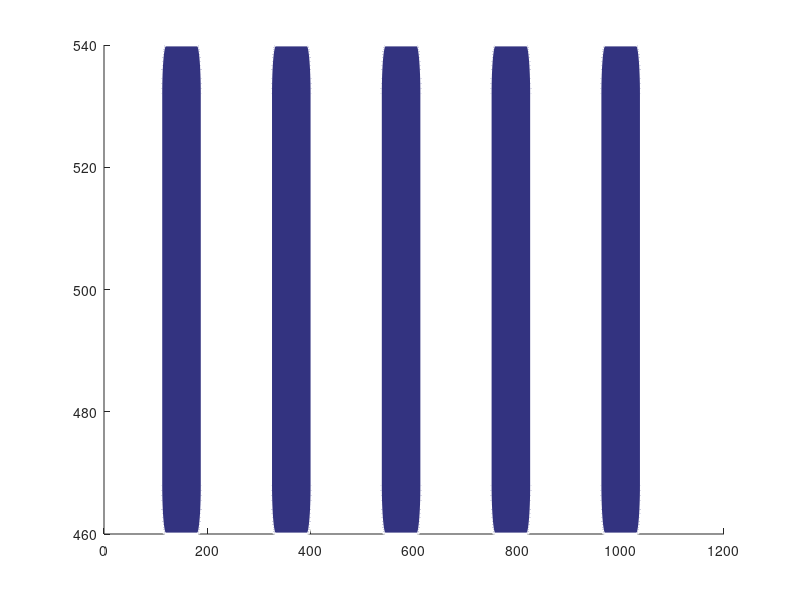

The MATLAB script that drew this image: (Note: this script raises an error after producing the figure.)
function cpu_pipeline_gui()
    % Initialize figure
    f = figure('Name','CPU Pipeline Simulator','Position',[100 100 1200 700], ...
               'Color',[0.1 0.1 0.1]);

    % Pipeline stage positions
    stageNames = {'IF','ID','EX','MEM','WB'};
    stageX = linspace(150,1000,5);
    stageY = 500;
    
    % Draw pipeline stages
    for i = 1:5
        rectangle('Position',[stageX(i)-40 stageY-40 80 80],'Curvature',0.2, ...
                  'FaceColor',[0.2 0.2 0.5],'EdgeColor','w','LineWidth',2);
        text(stageX(i),stageY+60,stageNames{i},'Color','w','FontSize',14, ...
             'FontWeight','bold','HorizontalAlignment','center');
    end
    
    % Instruction boxes (max 6 active)
    instrBoxes = gobjects(6,1);
    for i=1:6
        instrBoxes(i) = rectangle('Position',[stageX(1)-40 stageY-40 80 40], ...
                                  'Curvature',0.2,'FaceColor',[0 0.7 0.3], ...
                                  'EdgeColor','w','Visible','off');
        text(stageX(1),stageY,'INST','Color','w','FontSize',10, ...
             'HorizontalAlignment','center','Tag',['instrText' num2str(i)], ...
             'Visible','off');
    end
    
    % Cache Hit/Miss LEDs
    hitLED = rectangle('Position',[100 200 30 30],'Curvature',[1 1], ...
                       'FaceColor','g','EdgeColor','w');
    missLED = rectangle('Position',[150 200 30 30],'Curvature',[1 1], ...
                        'FaceColor','r','EdgeColor','w');
    text(115,170,'Hit','Color','w');
    text(165,170,'Miss','Color','w');
    
    % Branch Predictor arrow
    arrow = annotation('arrow',[0.4 0.4],[0.3 0.4],'Color','y','LineWidth',3);
    bpText = text(420,150,'Branch Predictor: ?','Color','w','FontSize',12);
    
    % IPC Dial Gauge (using MATLAB gauge if available, else custom needle)
    ax = axes('Position',[0.7 0.1 0.2 0.2]);
    hold(ax,'on'); axis(ax,'equal','off');
    viscircles([0 0],1,'Color','w');
    needle = plot(ax,[0 0],[0 0.8],'LineWidth',3,'Color','g');
    ipcText = text(ax,0,-1.3,'IPC: 0.0','Color','w','FontSize',12, ...
                   'HorizontalAlignment','center');
    
    % === Simulation Parameters ===
    nCycles = 20;
    ipcValues = rand(1,nCycles)*2; % random IPC values for demo
    
    % === Run Simulation ===
    for cycle = 1:nCycles
        % Show instructions moving
        activeInstr = mod(cycle,6)+1;
        set(instrBoxes(activeInstr),'Visible','on','Position', ...
            [stageX(1)-40 stageY-40 80 40],'FaceColor',[rand rand rand]);
        set(findobj('Tag',['instrText' num2str(activeInstr)]),'Visible','on', ...
            'String',['I' num2str(cycle)]);
        
        % Move existing instructions
        for j=1:6
            if strcmp(get(instrBoxes(j),'Visible'),'on')
                pos = get(instrBoxes(j),'Position');
                pos(1) = pos(1) + 200; % move right
                set(instrBoxes(j),'Position',pos);
            end
        end
        
        % Random cache hit/miss
        if rand>0.7
            set(hitLED,'FaceColor','k'); set(missLED,'FaceColor','r');
        else
            set(hitLED,'FaceColor','g'); set(missLED,'FaceColor','k');
        end
        
        % Branch predictor update
        if rand>0.5
            set(arrow,'X',[0.4 0.5],'Y',[0.3 0.6],'Color','g');
            set(bpText,'String','Branch Predictor: Taken');
        else
            set(arrow,'X',[0.4 0.3],'Y',[0.3 0.6],'Color','r');
            set(bpText,'String','Branch Predictor: Not Taken');
        end
        
        % IPC gauge needle update
        angle = -90 + ipcValues(cycle)/2*180; % map IPC 0-2 to -90 to 90 deg
        set(needle,'XData',[0 cosd(angle)],'YData',[0 sind(angle)]);
        set(ipcText,'String',sprintf('IPC: %.2f',ipcValues(cycle)));
        
        pause(0.5); % delay for animation
    end
end
